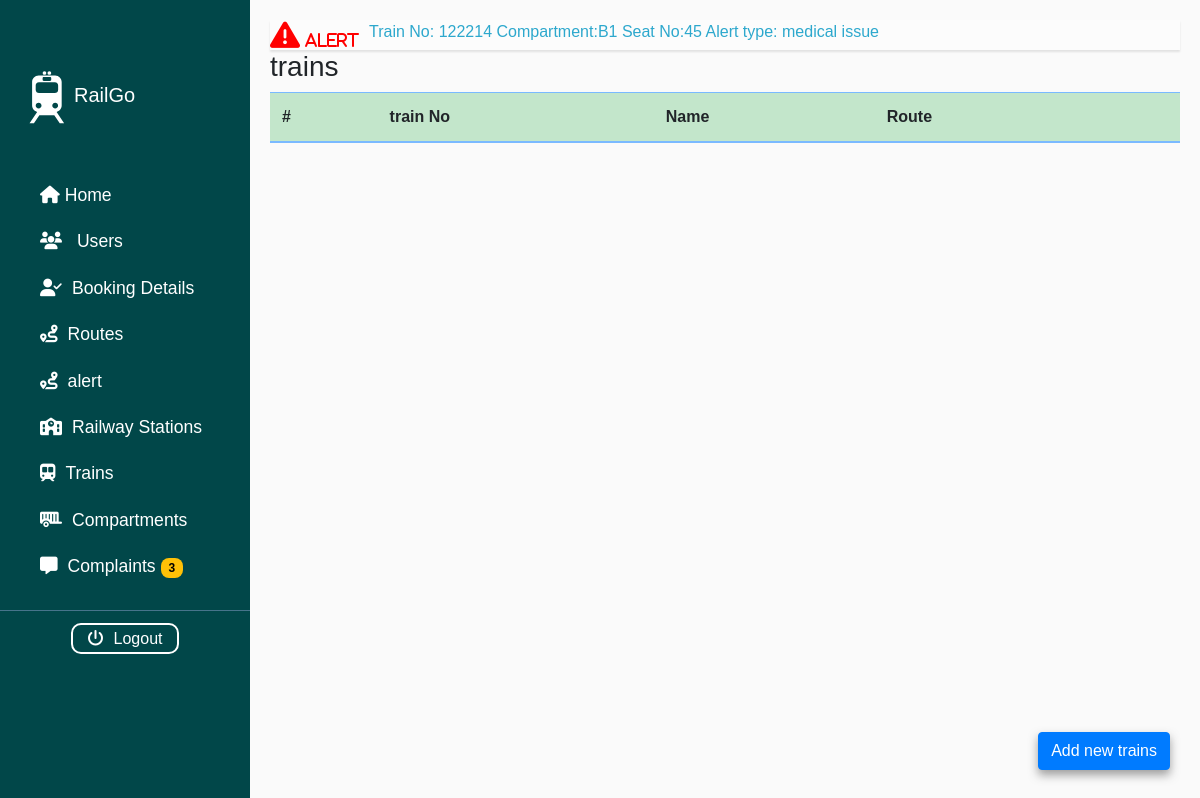
The app's page /trains, older data.
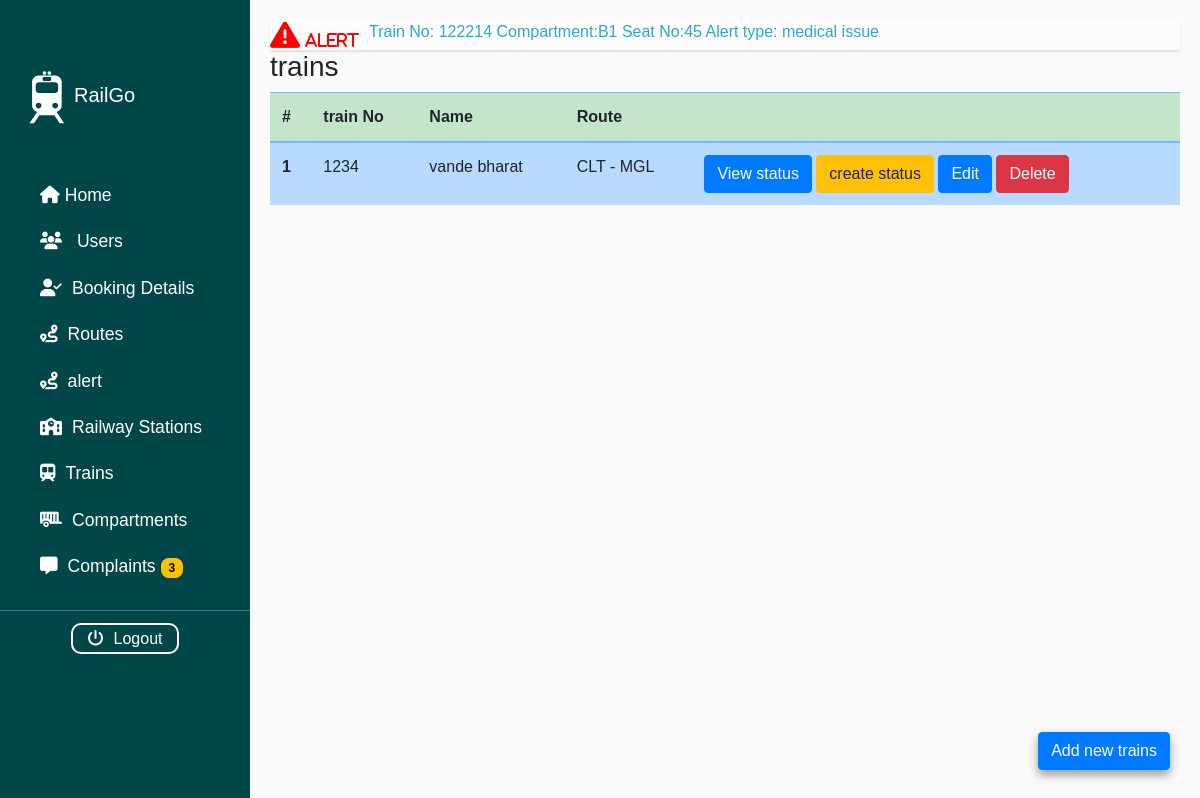
The same page, newer data.
### trsapp/models.py (models this page shows)
class Train_model(models.Model):
    ROUTE_ID=models.ForeignKey(Route_model,on_delete=models.CASCADE,null=True,blank=True)
    train_number=models.CharField(max_length=100,null=True,blank=True)
    train_name=models.CharField(max_length=100,null=True,blank=True)

class Route_model(models.Model):
    source=models.CharField(max_length=100,null=True,blank=True)
    destination=models.CharField(max_length=100,null=True,blank=True)

### trsapp/views.py (the view, shortened to what this page needs)
# urls.py: path('trains',Trains.as_view(), name='trains'),
class Trains(View):
    def get(self, request):
        c=Route_model.objects.all()
        d = Train_model.objects.all()
        return render(request, 'Administrator/trains.html', {'a':c, 'd':d})

### templates/Administrator/trains.html (shortened to what this page needs)
{% extends 'Administrator/base.html' %}
{% block content%}
                <div class="tbl-div">
                    <h3>trains</h3>
                    <button href="#" class="btn btn-primary add-btn" onclick="openModel()">Add new trains</button>
                    <table class="table table-primary table-striped-columns table-hover">
                        <thead>
                            <tr class="table-success">
                                <th scope="col">#</th>
                                <th scope="col">train No</th>
                                <th scope="col">Name</th>
                                <th scope="col">Route</th>
                                <th scope="col"></th>
                            </tr>
                        </thead>
                        <tbody>
                            {% for i in d %}
                            <tr>
                                <th scope="row">{{forloop.counter}}</th>
                                <td>{{i.train_number}}</td>
                                <td>{{i.train_name}}</td>
                                <td>{{i.ROUTE_ID.source}} - {{i.ROUTE_ID.destination}}</td>
                                <td>
                                    <a href="/viewstatus" class="btn btn-primary">View status</a>
                                    <a href="/status" class="btn btn-warning">create status</a>
                                    <a href="/edittrain/{{i.id}}" class="btn btn-primary">Edit</a>
                                    <a href="/deletetrain/{{i.id}}" class="btn btn-danger" onclick="return confirm('are you sure you want to delete')">Delete</a>
                                </td>
                            </tr>
                         {%endfor%}
                        </tbody>
                    </table>
                </div>
                {% endblock %}

Row changes from the older to the newer data that the page shows:
added Train_model: train_number "1234", train_name "vande bharat", ROUTE_ID.source "CLT", ROUTE_ID.destination "MGL"
